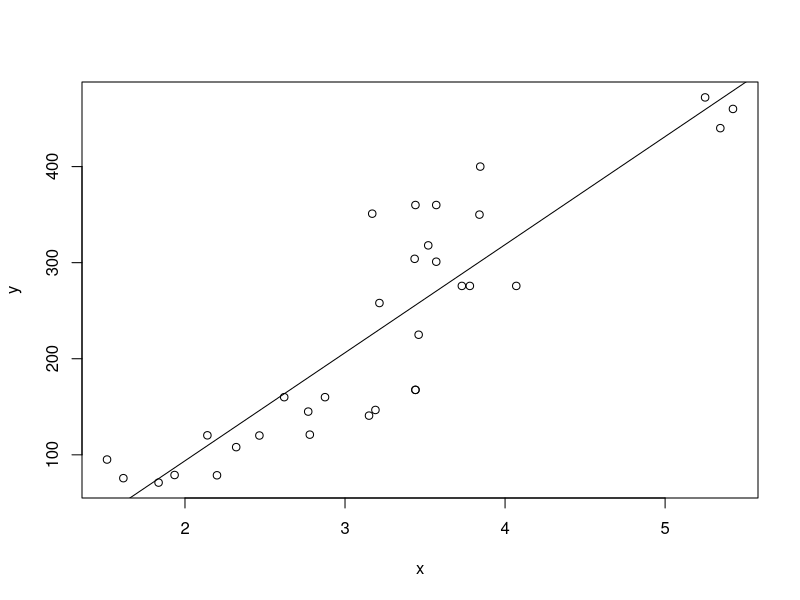

Write R code to recreate this figure.
## ---- chunk 1
knitr::opts_chunk$set(echo = TRUE)
## ---- chunk 2
data("mtcars")
head(mtcars)
y = mtcars$mpg
x = cbind(1, mtcars$wt, mtcars$hp)
head(x)
## ---- chunk 3
solve( t(x) %*% x ) %*% t(x) %*% y
## ---- chunk 4
coef( lm( mpg ~ wt + hp, data=mtcars ))
## ---- chunk 5
n = nrow(x)
v1 = matrix(1, n)
H = v1 %*% solve(t(v1) %*% v1) %*% t(v1)
all( H == matrix(1, n, n) / n )
## ---- chunk 6
I = diag(1, n)
H = matrix(1, n, n) / n

xc = (I - H) %*% x
## ---- chunk 7
apply(xc, 2, mean)
xc2 = sweep(x, 2, apply(x, 2, mean))
## ---- chunk 8
vx = ( t(x) %*% (I - H) %*% x ) / (n-1)

round(vx, 6)
var(x)
## ---- chunk 9
x = mtcars$wt
y = mtcars$disp

yc = y - mean(y)
xc = x - mean(x)
slope = sum( yc * xc ) / sum( xc * xc )
slope
lm(formula = yc ~ xc - 1)
cor(x,y) * sd(y) / sd(x)
## ---- chunk 10
plot(x, y)
abline(lm(y ~ x))
## ---- chunk 11
lm(y ~ x)
## ---- chunk 12
cor(x,y) * sd(y) / sd(x)
mean(y) - cor(x,y) * sd(y) / sd(x) * mean(x)
## ---- chunk 13
sum(yc * xc) / sum(xc^2)
